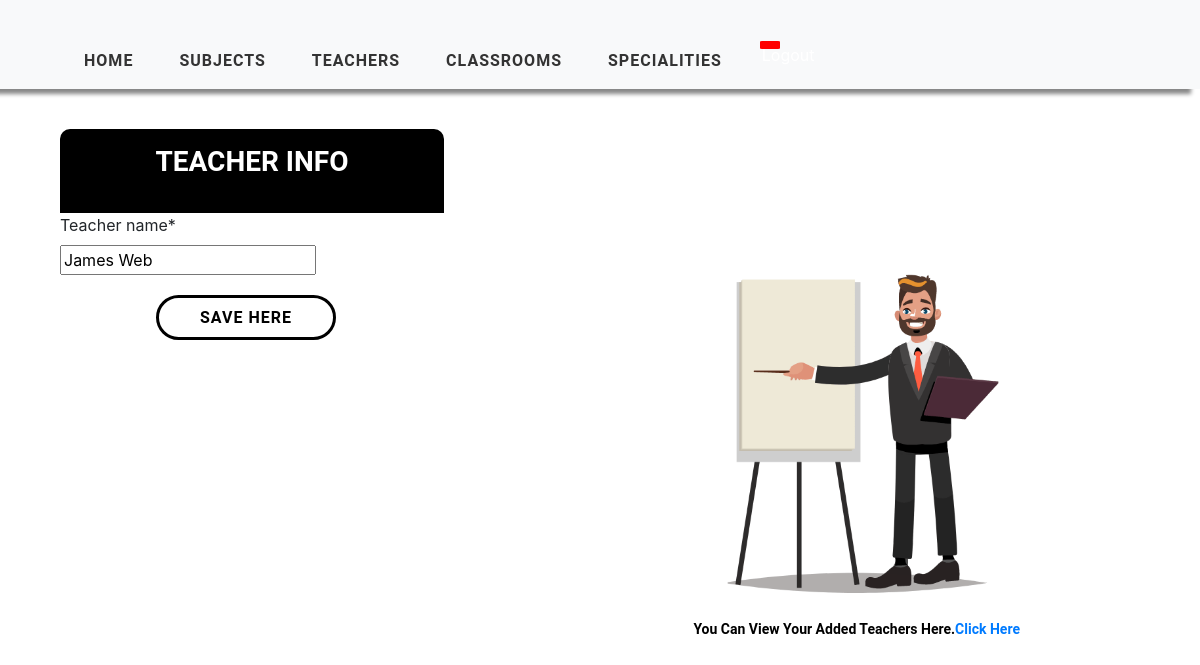
Before: /teacher/update/1/ with the older database file.
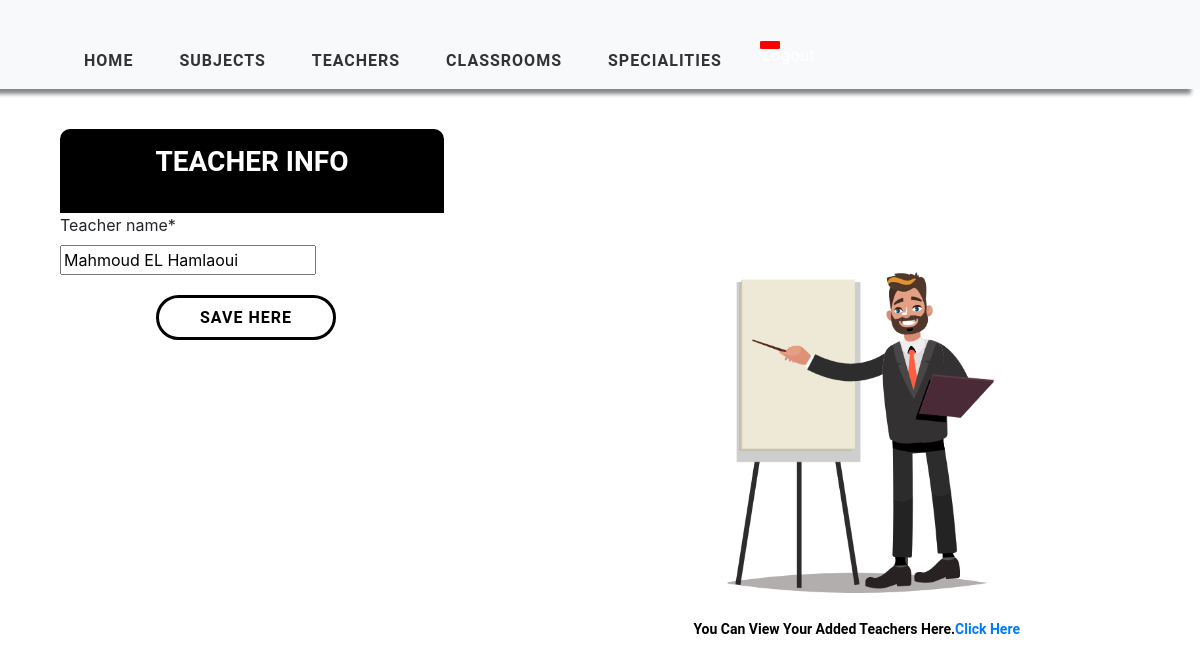
After: the same page with the newer database file.
### timetableCSP/models.py (models this page shows, shortened)
class Teacher(models.Model):
    teacher_id = models.AutoField(primary_key=True)
    teacher_name = models.CharField(max_length=2000, null=True)

### timetableCSP/views.py (the view)
# urls.py: path('teacher/update/<str:pk>/', views.updateTeacher, name='update-teacher'),
def updateTeacher(request, pk):
    form = Teacher.objects.get(teacher_id=pk)
    teacher = TeacherForm(instance=form)
    context = {'teacher': teacher}
    if request.method == 'POST':
        teacher = TeacherForm(request.POST, instance=form)
        if teacher.is_valid():
            teacher.save()
            return redirect('/teacher/list')
    return render(request, 'AddTeacher.html', context)

### timetableCSP/forms.py
class TeacherForm(forms.ModelForm):
    class Meta:
        model = Teacher
        fields = ['teacher_name']

### templates/AddTeacher.html (shortened to what this page needs)
{% extends 'main.html' %}
{% load static %}
{% block content %}
     <div class="display">
        <div class="box">
            <div class="header">
                Teacher Info
            </div>
            <div class="form">
                <form method="POST" action="">
                     {% load crispy_forms_tags %}
                     {{ teacher|crispy }}
                    <input type="submit" value="Save Here" class="saveButton">
                </form>
            </div>
        </div>
            <img class="gif" alt="books" src="{% static 'media/20135-profesor.gif' %}">
			<div class="margin">
            <div class="viewtable"><p>You can view your added Teachers here.<a href="{% url 'list-teacher' %}">Click Here</a></p></div>
			</div>
    </div>
{% endblock %}

Changed rows visible on the page:
changed Teacher: teacher_name "James Web" → "Mahmoud EL Hamlaoui"
